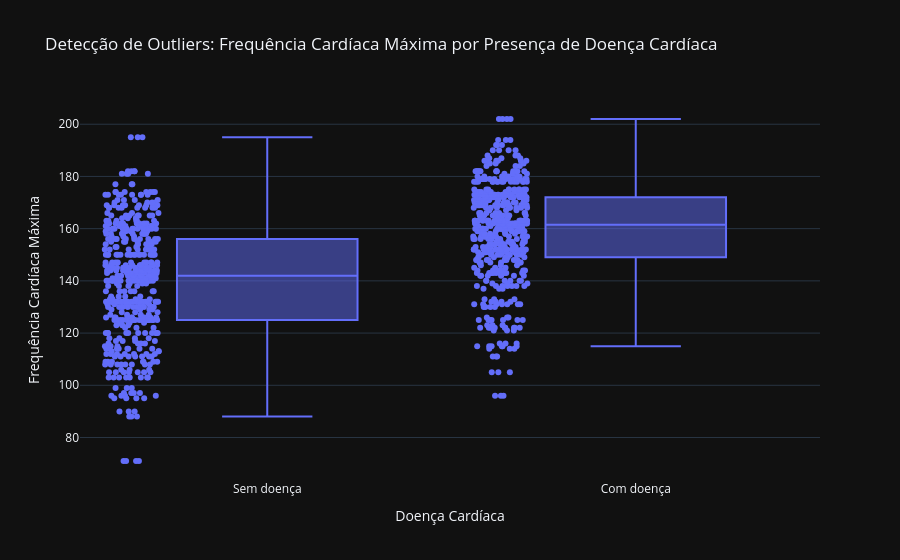

Notebook cell for this chart:
### Code cell
fig_box = px.box(
    heart_disease_df,
    x="target",
    y="thalach",
    title="Detecção de Outliers: Frequência Cardíaca Máxima por Presença de Doença Cardíaca",
    points="all",
    labels={
        "target": "Doença Cardíaca",
        "thalach": "Frequência Cardíaca Máxima"
    }
)

fig_box.update_xaxes(
    tickvals=[0, 1],
    ticktext=["Sem doença", "Com doença"]
)

fig_box.show()

### Figure 1 — Plotly figure (JSON) as saved in the notebook; plotly's stock layout.template omitted (floating-point values rounded to 4 significant figures; data arrays with more than 128 entries replaced by an {"elided": "..."} marker saying what was removed)
{"data": [{"alignmentgroup": "True", "boxpoints": "all", "hovertemplate": "Doença Cardíaca=%{x}<br>Frequência Cardíaca Máxima=%{y}<extra></extra>", "legendgroup": "", "marker": {"color": "#636efa"}, "name": "", "notched": false, "offsetgroup": "", "orientation": "v", "showlegend": false, "x": {"elided": "1025 int values"}, "x0": " ", "xaxis": "x", "y": {"elided": "1025 int values"}, "y0": " ", "yaxis": "y", "type": "box"}], "layout": {"xaxis": {"anchor": "y", "domain": [0.0, 1.0], "title": {"text": "Doença Cardíaca"}, "tickvals": [0, 1], "ticktext": ["Sem doença", "Com doença"]}, "yaxis": {"anchor": "x", "domain": [0.0, 1.0], "title": {"text": "Frequência Cardíaca Máxima"}}, "legend": {"tracegroupgap": 0}, "title": {"text": "Detecção de Outliers: Frequência Cardíaca Máxima por Presença de Doença Cardíaca"}, "boxmode": "group"}}
